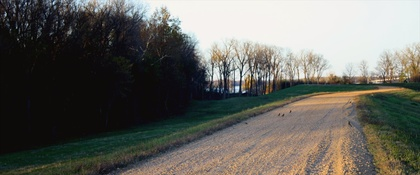
%> input picture 041.JPG, 420 x 175 px, shrunk from 1093 x 456 before the run
$ octave --eval "result = sky_detect(imread('041.JPG'));"   (GNU Octave 9; MATLAB toolbox functions it lacks are replaced by stand-ins)
%> lines starting %> are read from the running program, lines starting %| are printed output that depends on the picture
function sky_mask = sky_detect(I)

%I = rgb2gray(I1);

H  = fspecial('gaussian', 21, 1);
I2 = imfilter(double(I), H);
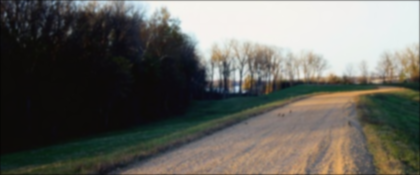
%> I2: size 175x420x3 double; mean R, G, B 100.7, 99.7, 93.8

I = (I2 - I);
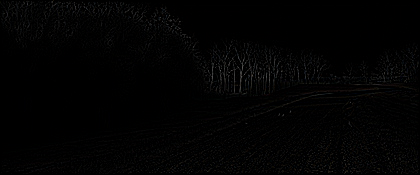
%> I: size 175x420x3 uint8; mean R, G, B 2.4, 2.4, 2.4
[h, w, c] = size(I);
%> h = 175; w = 420; c = 3
Nerr = 100*ones(h, w);

%S = [0 -1 0; -1 4 -1; 0 -1 0];
%Is = conv2(I, S, 'same');


win = 5;

%E = ones(10,10);
%Nerr1 = conv2(Is, E, 'same');
for i=1:h
    for j=1:w

%         if (~((I1(i,j,3)> (210/255))&&(I1(i,j,3) > I1(i,j,2)) && (I1(i,j,2) > I1(i,j,1)) && (I1(i,j,3)< (180/255))))
%             continue;
%         end;

        x1 = max(1, i-win);
        x2 = min(h, i+win);
        y1 = max(1, j-win);
        y2 = min(w, j+win);

        window = I(x1:x2, y1:y2);
        num = sum(sum(window == I(i,j)));
        window = window(:);
        Nerr(i,j) = mean((window-mean(window)).^2)/(10^num);
    end;
end;
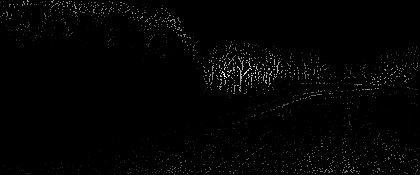
%> Nerr: size 175x420 double; min 0, max 8.3, mean 0.104; drawn with min black and max white


%Nmin = min(Nerr(:));
%thres = Nmin + 0.1;

sky_mask = Nerr;
